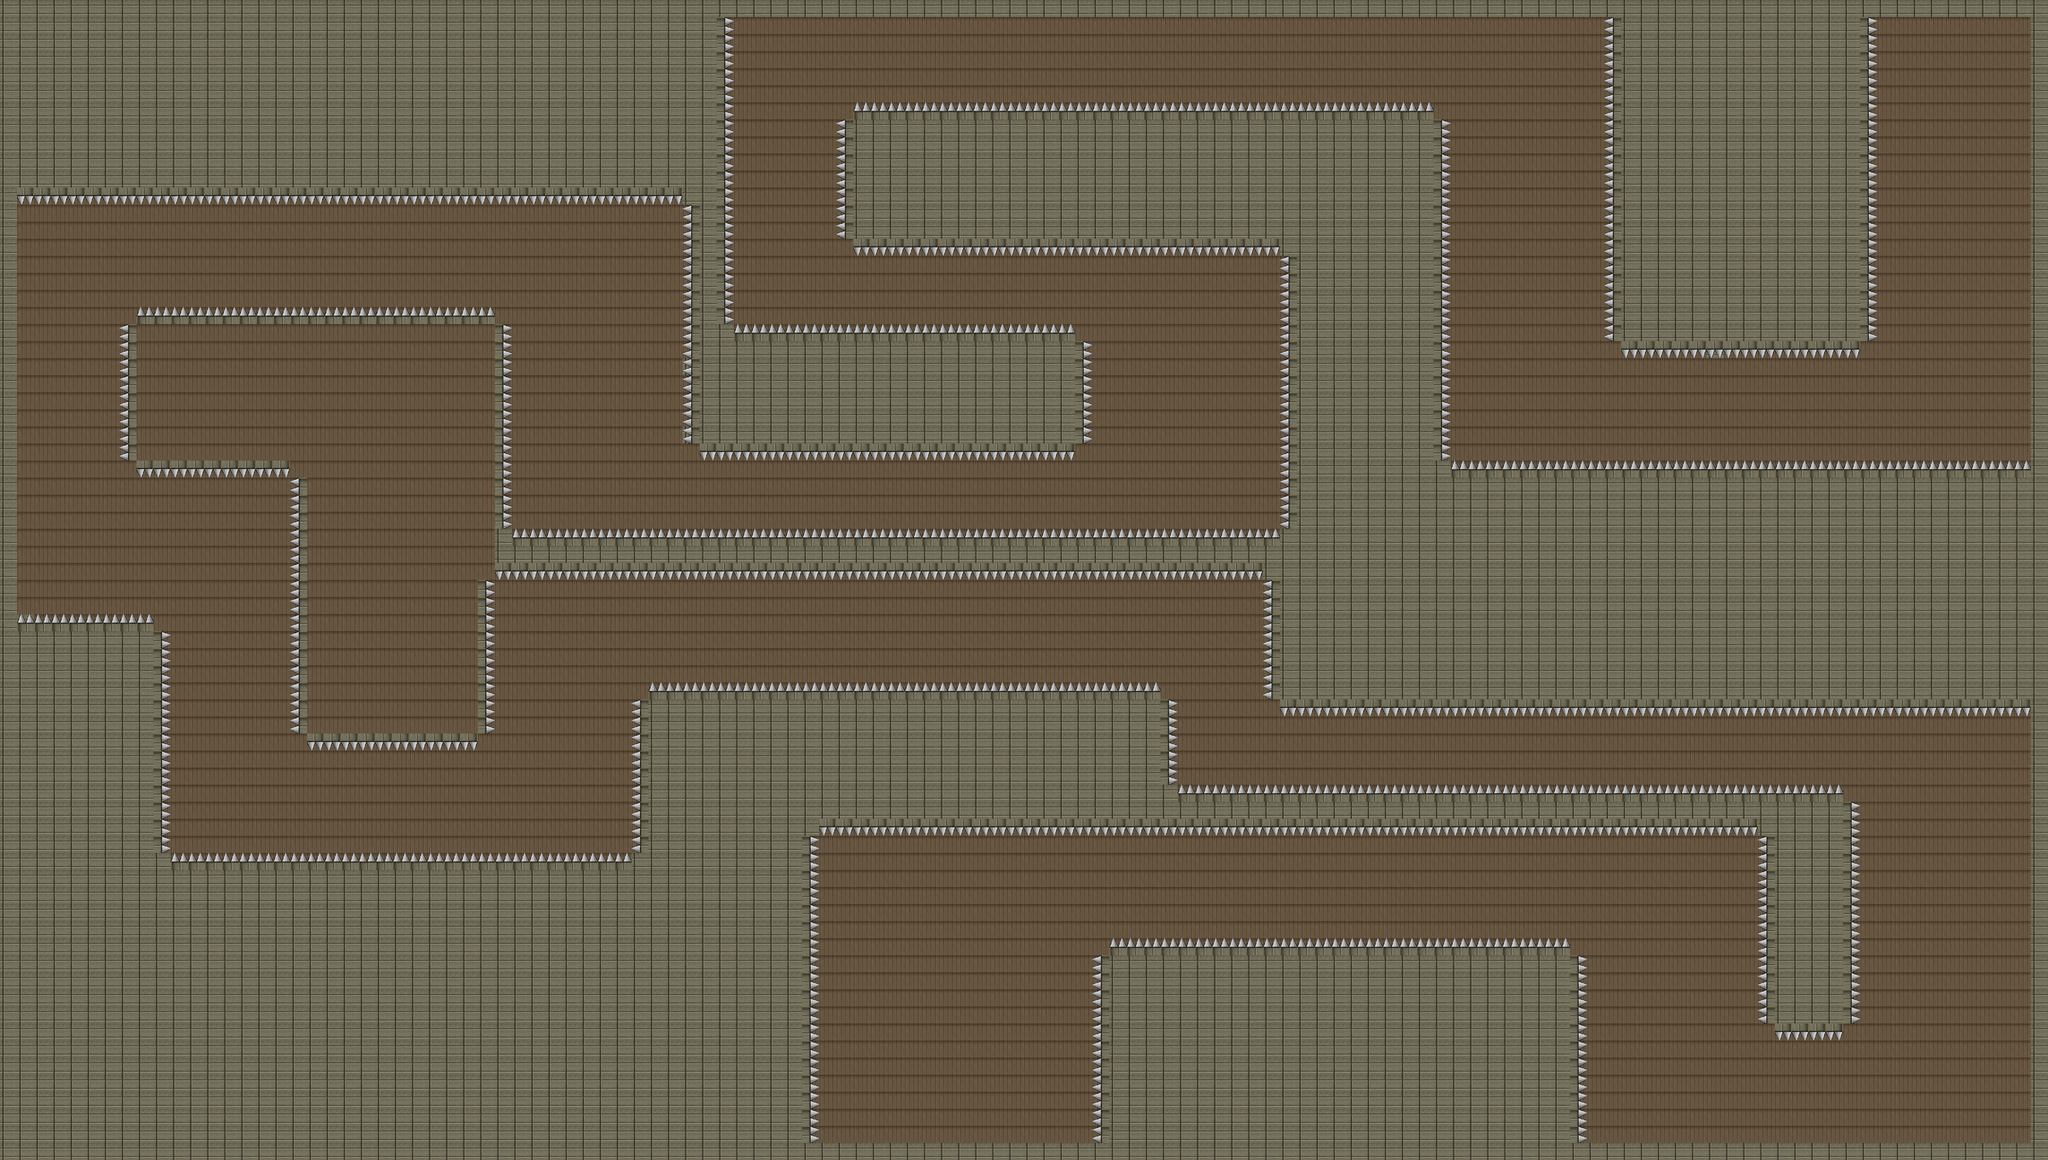

This game map was drawn from its Tiled (.tmx) file and the tilesets committed beside it. A one-line description and the trimmed map source follow:
An orthogonal 120x68 tile map with 32x32 px tiles, 2 tile layers (Tile Layer 1, spikeWalls), 5 tilesets.

<map version="1.0" tiledversion="1.1.4" orientation="orthogonal" renderorder="right-down" width="120" height="68" tilewidth="32" tileheight="32" infinite="0" nextobjectid="5">
 <tileset firstgid="1" name="TileA3-byLunarea" tilewidth="32" tileheight="32" spacing="1" tilecount="105" columns="15">
  <image source="TileA3-byLunarea.png" width="512" height="256" />
 </tileset>
 <tileset firstgid="106" name="spikeWall1" tilewidth="32" tileheight="32" spacing="1" tilecount="1" columns="1">
  <image source="spikeWall1.png" width="32" height="32" />
 </tileset>
 <tileset firstgid="107" name="spikeWall2" tilewidth="32" tileheight="32" spacing="1" tilecount="1" columns="1">
  <image source="spikeWall2.png" width="32" height="32" />
 </tileset>
 <tileset firstgid="108" name="spikeWall3" tilewidth="32" tileheight="32" spacing="1" tilecount="1" columns="1">
  <image source="spikeWall3.png" width="32" height="32" />
 </tileset>
 <tileset firstgid="109" name="spikeWall4" tilewidth="32" tileheight="32" spacing="1" tilecount="1" columns="1">
  <image source="spikeWall4.png" width="32" height="32" />
 </tileset>
 <layer name="Tile Layer 1" width="120" height="68">
  <data>[8160 cells, 8160 non-empty, 2 distinct tile ids]</data>
 </layer>
 <layer name="spikeWalls" width="120" height="68">
  <data>[8160 cells, 815 non-empty, 5 distinct tile ids]</data>
 </layer>
</map>
